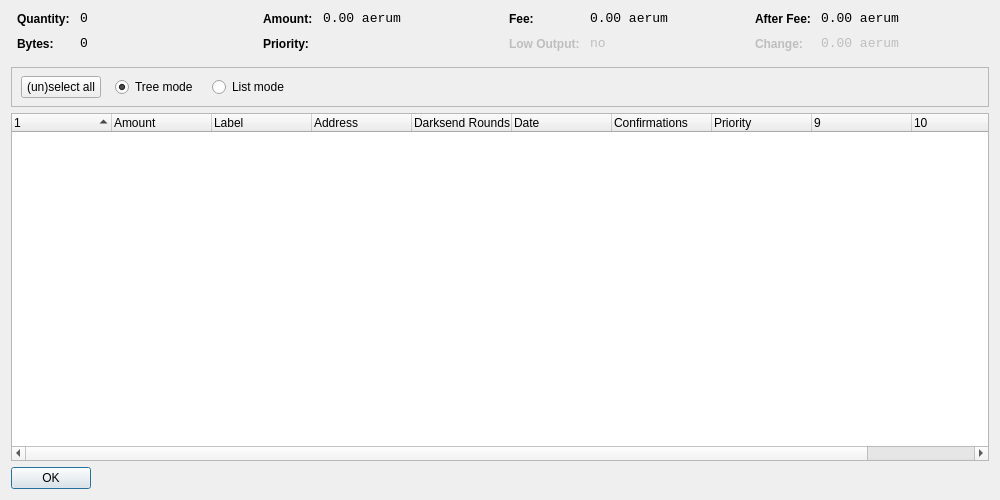
<?xml version="1.0" encoding="UTF-8"?>
<ui version="4.0">
 <class>CoinControlDialog</class>
 <widget class="QDialog" name="CoinControlDialog">
  <property name="geometry">
   <rect>
    <x>0</x>
    <y>0</y>
    <width>1000</width>
    <height>500</height>
   </rect>
  </property>
  <property name="windowTitle">
   <string>Coin Control</string>
  </property>
  <layout class="QVBoxLayout" name="verticalLayout">
   <item>
    <layout class="QHBoxLayout" name="horizontalLayoutTop" stretch="0,0,0,0">
     <property name="topMargin">
      <number>0</number>
     </property>
     <property name="bottomMargin">
      <number>10</number>
     </property>
     <item>
      <layout class="QFormLayout" name="formLayoutCoinControl1">
       <property name="horizontalSpacing">
        <number>10</number>
       </property>
       <property name="verticalSpacing">
        <number>10</number>
       </property>
       <property name="leftMargin">
        <number>6</number>
       </property>
       <property name="rightMargin">
        <number>6</number>
       </property>
       <item row="0" column="0">
        <widget class="QLabel" name="labelCoinControlQuantityText">
         <property name="styleSheet">
          <string notr="true">font-weight:bold;</string>
         </property>
         <property name="text">
          <string>Quantity:</string>
         </property>
        </widget>
       </item>
       <item row="0" column="1">
        <widget class="QLabel" name="labelCoinControlQuantity">
         <property name="font">
          <font>
           <family>Monospace</family>
           <pointsize>10</pointsize>
          </font>
         </property>
         <property name="cursor">
          <cursorShape>IBeamCursor</cursorShape>
         </property>
         <property name="contextMenuPolicy">
          <enum>Qt::ActionsContextMenu</enum>
         </property>
         <property name="text">
          <string notr="true">0</string>
         </property>
         <property name="textInteractionFlags">
          <set>Qt::LinksAccessibleByMouse|Qt::TextSelectableByKeyboard|Qt::TextSelectableByMouse</set>
         </property>
        </widget>
       </item>
       <item row="1" column="0">
        <widget class="QLabel" name="labelCoinControlBytesText">
         <property name="styleSheet">
          <string notr="true">font-weight:bold;</string>
         </property>
         <property name="text">
          <string>Bytes:</string>
         </property>
        </widget>
       </item>
       <item row="1" column="1">
        <widget class="QLabel" name="labelCoinControlBytes">
         <property name="font">
          <font>
           <family>Monospace</family>
           <pointsize>10</pointsize>
          </font>
         </property>
         <property name="cursor">
          <cursorShape>IBeamCursor</cursorShape>
         </property>
         <property name="contextMenuPolicy">
          <enum>Qt::ActionsContextMenu</enum>
         </property>
         <property name="text">
          <string notr="true">0</string>
         </property>
         <property name="textInteractionFlags">
          <set>Qt::LinksAccessibleByMouse|Qt::TextSelectableByKeyboard|Qt::TextSelectableByMouse</set>
         </property>
        </widget>
       </item>
      </layout>
     </item>
     <item>
      <layout class="QFormLayout" name="formLayoutCoinControl2">
       <property name="horizontalSpacing">
        <number>10</number>
       </property>
       <property name="verticalSpacing">
        <number>10</number>
       </property>
       <property name="leftMargin">
        <number>6</number>
       </property>
       <property name="rightMargin">
        <number>6</number>
       </property>
       <item row="0" column="0">
        <widget class="QLabel" name="labelCoinControlAmountText">
         <property name="styleSheet">
          <string notr="true">font-weight:bold;</string>
         </property>
         <property name="text">
          <string>Amount:</string>
         </property>
        </widget>
       </item>
       <item row="0" column="1">
        <widget class="QLabel" name="labelCoinControlAmount">
         <property name="font">
          <font>
           <family>Monospace</family>
           <pointsize>10</pointsize>
          </font>
         </property>
         <property name="cursor">
          <cursorShape>IBeamCursor</cursorShape>
         </property>
         <property name="contextMenuPolicy">
          <enum>Qt::ActionsContextMenu</enum>
         </property>
         <property name="text">
          <string notr="true">0.00 aerum</string>
         </property>
         <property name="textInteractionFlags">
          <set>Qt::LinksAccessibleByMouse|Qt::TextSelectableByKeyboard|Qt::TextSelectableByMouse</set>
         </property>
        </widget>
       </item>
       <item row="1" column="0">
        <widget class="QLabel" name="labelCoinControlPriorityText">
         <property name="styleSheet">
          <string notr="true">font-weight:bold;</string>
         </property>
         <property name="text">
          <string>Priority:</string>
         </property>
        </widget>
       </item>
       <item row="1" column="1">
        <widget class="QLabel" name="labelCoinControlPriority">
         <property name="font">
          <font>
           <family>Monospace</family>
           <pointsize>10</pointsize>
          </font>
         </property>
         <property name="cursor">
          <cursorShape>IBeamCursor</cursorShape>
         </property>
         <property name="contextMenuPolicy">
          <enum>Qt::ActionsContextMenu</enum>
         </property>
         <property name="text">
          <string/>
         </property>
         <property name="textInteractionFlags">
          <set>Qt::LinksAccessibleByMouse|Qt::TextSelectableByKeyboard|Qt::TextSelectableByMouse</set>
         </property>
        </widget>
       </item>
      </layout>
     </item>
     <item>
      <layout class="QFormLayout" name="formLayoutCoinControl3">
       <property name="horizontalSpacing">
        <number>10</number>
       </property>
       <property name="verticalSpacing">
        <number>10</number>
       </property>
       <property name="leftMargin">
        <number>6</number>
       </property>
       <property name="rightMargin">
        <number>6</number>
       </property>
       <item row="0" column="0">
        <widget class="QLabel" name="labelCoinControlFeeText">
         <property name="styleSheet">
          <string notr="true">font-weight:bold;</string>
         </property>
         <property name="text">
          <string>Fee:</string>
         </property>
        </widget>
       </item>
       <item row="0" column="1">
        <widget class="QLabel" name="labelCoinControlFee">
         <property name="font">
          <font>
           <family>Monospace</family>
           <pointsize>10</pointsize>
          </font>
         </property>
         <property name="cursor">
          <cursorShape>IBeamCursor</cursorShape>
         </property>
         <property name="contextMenuPolicy">
          <enum>Qt::ActionsContextMenu</enum>
         </property>
         <property name="text">
          <string notr="true">0.00 aerum</string>
         </property>
         <property name="textInteractionFlags">
          <set>Qt::LinksAccessibleByMouse|Qt::TextSelectableByKeyboard|Qt::TextSelectableByMouse</set>
         </property>
        </widget>
       </item>
       <item row="1" column="0">
        <widget class="QLabel" name="labelCoinControlLowOutputText">
         <property name="enabled">
          <bool>false</bool>
         </property>
         <property name="styleSheet">
          <string notr="true">font-weight:bold;</string>
         </property>
         <property name="text">
          <string>Low Output:</string>
         </property>
        </widget>
       </item>
       <item row="1" column="1">
        <widget class="QLabel" name="labelCoinControlLowOutput">
         <property name="enabled">
          <bool>false</bool>
         </property>
         <property name="font">
          <font>
           <family>Monospace</family>
           <pointsize>10</pointsize>
          </font>
         </property>
         <property name="cursor">
          <cursorShape>IBeamCursor</cursorShape>
         </property>
         <property name="contextMenuPolicy">
          <enum>Qt::ActionsContextMenu</enum>
         </property>
         <property name="text">
          <string notr="true">no</string>
         </property>
         <property name="textInteractionFlags">
          <set>Qt::LinksAccessibleByMouse|Qt::TextSelectableByKeyboard|Qt::TextSelectableByMouse</set>
         </property>
        </widget>
       </item>
      </layout>
     </item>
     <item>
      <layout class="QFormLayout" name="formLayoutCoinControl4">
       <property name="horizontalSpacing">
        <number>10</number>
       </property>
       <property name="verticalSpacing">
        <number>10</number>
       </property>
       <property name="leftMargin">
        <number>6</number>
       </property>
       <property name="rightMargin">
        <number>6</number>
       </property>
       <item row="0" column="0">
        <widget class="QLabel" name="labelCoinControlAfterFeeText">
         <property name="styleSheet">
          <string notr="true">font-weight:bold;</string>
         </property>
         <property name="text">
          <string>After Fee:</string>
         </property>
        </widget>
       </item>
       <item row="0" column="1">
        <widget class="QLabel" name="labelCoinControlAfterFee">
         <property name="font">
          <font>
           <family>Monospace</family>
           <pointsize>10</pointsize>
          </font>
         </property>
         <property name="cursor">
          <cursorShape>IBeamCursor</cursorShape>
         </property>
         <property name="contextMenuPolicy">
          <enum>Qt::ActionsContextMenu</enum>
         </property>
         <property name="text">
          <string notr="true">0.00 aerum</string>
         </property>
         <property name="textInteractionFlags">
          <set>Qt::LinksAccessibleByMouse|Qt::TextSelectableByKeyboard|Qt::TextSelectableByMouse</set>
         </property>
        </widget>
       </item>
       <item row="1" column="0">
        <widget class="QLabel" name="labelCoinControlChangeText">
         <property name="enabled">
          <bool>false</bool>
         </property>
         <property name="styleSheet">
          <string notr="true">font-weight:bold;</string>
         </property>
         <property name="text">
          <string>Change:</string>
         </property>
        </widget>
       </item>
       <item row="1" column="1">
        <widget class="QLabel" name="labelCoinControlChange">
         <property name="enabled">
          <bool>false</bool>
         </property>
         <property name="font">
          <font>
           <family>Monospace</family>
           <pointsize>10</pointsize>
          </font>
         </property>
         <property name="cursor">
          <cursorShape>IBeamCursor</cursorShape>
         </property>
         <property name="contextMenuPolicy">
          <enum>Qt::ActionsContextMenu</enum>
         </property>
         <property name="text">
          <string notr="true">0.00 aerum</string>
         </property>
         <property name="textInteractionFlags">
          <set>Qt::LinksAccessibleByMouse|Qt::TextSelectableByKeyboard|Qt::TextSelectableByMouse</set>
         </property>
        </widget>
       </item>
      </layout>
     </item>
    </layout>
   </item>
   <item>
    <widget class="QFrame" name="frame">
     <property name="minimumSize">
      <size>
       <width>0</width>
       <height>40</height>
      </size>
     </property>
     <property name="frameShape">
      <enum>QFrame::StyledPanel</enum>
     </property>
     <property name="frameShadow">
      <enum>QFrame::Sunken</enum>
     </property>
     <widget class="QWidget" name="horizontalLayoutWidget">
      <property name="geometry">
       <rect>
        <x>10</x>
        <y>0</y>
        <width>781</width>
        <height>41</height>
       </rect>
      </property>
      <layout class="QHBoxLayout" name="horizontalLayoutPanel" stretch="0,0,0,0,0">
       <property name="spacing">
        <number>14</number>
       </property>
       <item>
        <widget class="QPushButton" name="pushButtonSelectAll">
         <property name="sizePolicy">
          <sizepolicy hsizetype="Maximum" vsizetype="Fixed">
           <horstretch>0</horstretch>
           <verstretch>0</verstretch>
          </sizepolicy>
         </property>
         <property name="text">
          <string>(un)select all</string>
         </property>
        </widget>
       </item>
       <item>
        <widget class="QRadioButton" name="radioTreeMode">
         <property name="sizePolicy">
          <sizepolicy hsizetype="Maximum" vsizetype="Fixed">
           <horstretch>0</horstretch>
           <verstretch>0</verstretch>
          </sizepolicy>
         </property>
         <property name="text">
          <string>Tree mode</string>
         </property>
         <property name="checked">
          <bool>true</bool>
         </property>
        </widget>
       </item>
       <item>
        <widget class="QRadioButton" name="radioListMode">
         <property name="sizePolicy">
          <sizepolicy hsizetype="Maximum" vsizetype="Fixed">
           <horstretch>0</horstretch>
           <verstretch>0</verstretch>
          </sizepolicy>
         </property>
         <property name="text">
          <string>List mode</string>
         </property>
        </widget>
       </item>
       <item>
        <spacer name="horizontalSpacer">
         <property name="orientation">
          <enum>Qt::Horizontal</enum>
         </property>
         <property name="sizeHint" stdset="0">
          <size>
           <width>40</width>
           <height>20</height>
          </size>
         </property>
        </spacer>
       </item>
      </layout>
     </widget>
    </widget>
   </item>
   <item>
    <widget class="CoinControlTreeWidget" name="treeWidget">
     <property name="contextMenuPolicy">
      <enum>Qt::CustomContextMenu</enum>
     </property>
     <property name="sortingEnabled">
      <bool>false</bool>
     </property>
     <property name="columnCount">
      <number>11</number>
     </property>
     <attribute name="headerShowSortIndicator" stdset="0">
      <bool>true</bool>
     </attribute>
     <attribute name="headerStretchLastSection">
      <bool>false</bool>
     </attribute>
     <column>
      <property name="text">
       <string/>
      </property>
     </column>
     <column>
      <property name="text">
       <string>Amount</string>
      </property>
     </column>
     <column>
      <property name="text">
       <string>Label</string>
      </property>
     </column>
     <column>
      <property name="text">
       <string>Address</string>
      </property>
     </column>
     <column>
      <property name="text">
       <string>Darksend Rounds</string>
      </property>
    </column>
     <column>
      <property name="text">
       <string>Date</string>
      </property>
     </column>
     <column>
      <property name="text">
       <string>Confirmations</string>
      </property>
      <property name="toolTip">
       <string>Confirmed</string>
      </property>
     </column>
     <column>
      <property name="text">
       <string>Priority</string>
      </property>
     </column>
     <column>
      <property name="text">
       <string/>
      </property>
     </column>
     <column>
      <property name="text">
       <string/>
      </property>
     </column>
     <column>
      <property name="text">
       <string/>
      </property>
     </column>
     <column>
      <property name="text">
       <string/>
      </property>
     </column>
    </widget>
   </item>
   <item>
    <widget class="QDialogButtonBox" name="buttonBox">
     <property name="sizePolicy">
      <sizepolicy hsizetype="Maximum" vsizetype="Fixed">
       <horstretch>0</horstretch>
       <verstretch>0</verstretch>
      </sizepolicy>
     </property>
     <property name="orientation">
      <enum>Qt::Horizontal</enum>
     </property>
     <property name="standardButtons">
      <set>QDialogButtonBox::Ok</set>
     </property>
    </widget>
   </item>
  </layout>
 </widget>
 <customwidgets>
  <customwidget>
   <class>CoinControlTreeWidget</class>
   <extends>QTreeWidget</extends>
   <header>coincontroltreewidget.h</header>
  </customwidget>
 </customwidgets>
 <resources/>
 <connections/>
</ui>
